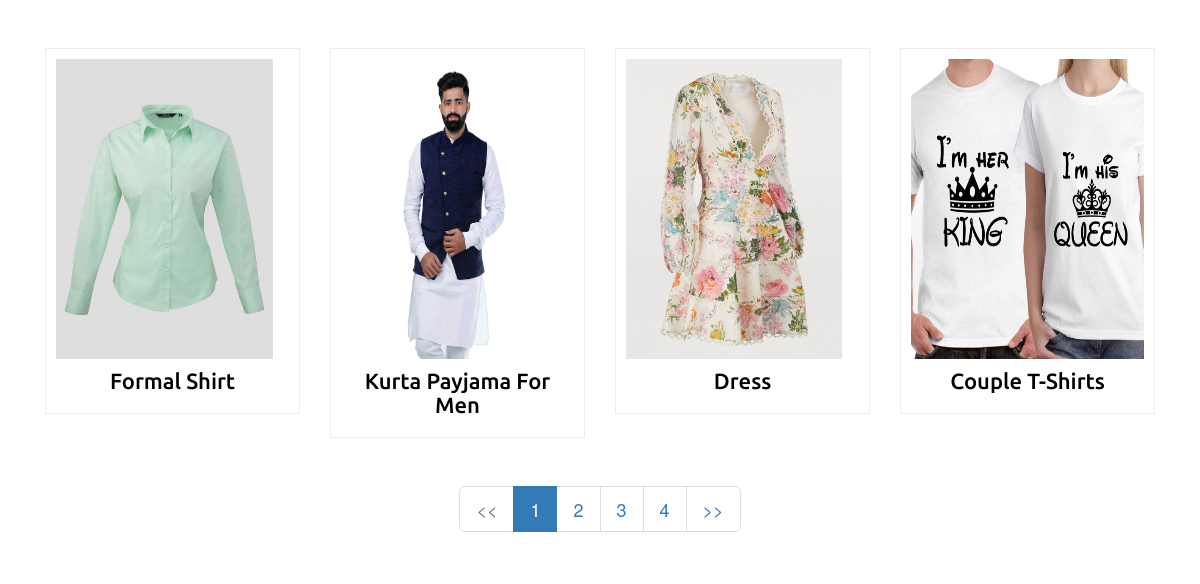
/php/index.php, run on the app's committed database.
### tables this page shows
CREATE TABLE `products` (
  `pid` int(10) NOT NULL,
  `ptitle` varchar(255) NOT NULL,
  `pdesc` text NOT NULL,
  `pcost` decimal(9,2) NOT NULL,
  `psell` decimal(9,2) NOT NULL,
  `pimg` text NOT NULL,
  `visibility` enum('visible','hidden') NOT NULL DEFAULT 'visible',
  `date_added` timestamp NOT NULL DEFAULT CURRENT_TIMESTAMP
);

### php/lib/library.php (called while the page is built, shortened)
<?php
	class database extends img
	{
		public $conn;
		public function __construct(){
			$this->conn=mysqli_connect(HOST,USER,PASS,DB) or die("error in connectivity");
		}
		private function fire(){
			$qry=$this->createquery();
			$res=mysqli_query($this->conn,$qry);
			return $res;
		}
		private function createquery(){
			$fqry="";
			if(isset($_SESSION['query']))
				$fqry.=$_SESSION['query'];
			if(isset($_SESSION['where']))
				$fqry.=$_SESSION['where'];
			return $fqry;
		}
		private function makestring($condi,$sym,$cop)
		{
			if(is_array($condi))
			{
				$qstr="";
				$i=0;
				foreach($condi as $k=>$v)
				{
					if($i==count($condi)-1)
					{
						if(is_int($v) || is_float($v))
							$qstr.=" ".$k.$cop.mysqli_real_escape_string($this->conn,$v)."";
						else
							$qstr.=" ".$k.$cop."'".mysqli_real_escape_string($this->conn,$v)."'";
					}
					else
					{
						if(is_int($v) || is_float($v))
							$qstr.=" ".$k.$cop.mysqli_real_escape_string($this->conn,$v)." ".$sym;
						else
							$qstr.=" ".$k.$cop."'".mysqli_real_escape_string($this->conn,$v)."' ".$sym;
					}
					$i++;
				}
			}
			else
			{
				$qstr=$condi;
			}
			return $qstr;
		}
		public function get_where($tab,$data,$sym="",$op=""){
			$r=$this->fire();
			$af=mysqli_affected_rows($this->conn);
			if($af>0){
				$ret['data']=$r;
				$ret['num_rec']=mysqli_num_rows($r);
				$ret['msg']="successfully got all the data";
				$ret['status']=true;
				$ret['err']=0;
			}
			else{
				$ret['data']=0;
				$ret['err']=mysqli_error($this->conn);
				$ret['msg']="failed to get data";
				$ret['status']=false;
				$ret['num_rec']=0;
			}
			$ret['aff_rows']=$af;
			$ret['query']=$_SESSION['fq'];
			return $ret;
		}
		public function limit_where($tab,$data,$sym,$op,$s,$e){
			$r=$this->fire();
			$af=mysqli_affected_rows($this->conn);
			if($af>0){
				$ret['data']=$r;
				$ret['num_rec']=mysqli_num_rows($r);
				$ret['msg']="successfully got all the data";
				$ret['status']=true;
				$ret['err']=0;
			}
			else{
				$ret['data']=0;
				$ret['err']=mysqli_error($this->conn);
				$ret['msg']="failed to get data";
				$ret['status']=false;
				$ret['num_rec']=0;
			}
			$ret['aff_rows']=$af;
			$ret['query']=$_SESSION['fq'];
			return $ret;
		}
	}
?>

### php/index.php (the view, shortened to what this page needs)
<?php
	require_once("lib/library.php");
	$ob=new database();
	$limit=4;
    if (isset($_GET["page"])){
		$page=$_GET["page"];
    }else{
		$page=1;
    }
    $start_from=($page-1)*$limit;
	$getpro=$ob->limit_where("products",array("visibility"=>"visible"),"and","=",$start_from,$limit);
	$num=$ob->get_where("products",array("visibility"=>"visible"),",","=")['num_rec'];
	$total=ceil($num/$limit);
?>
<!doctype html>
<html>
	<head>
		<link rel="stylesheet" href="https://maxcdn.bootstrapcdn.com/bootstrap/3.4.0/css/bootstrap.min.css">
		<link href="css/style.css" rel="stylesheet" />
	</head>
	<body>
		<div class="container">
			<div class="product-row">
			<?php
				if($getpro['aff_rows']>0){
					$i=1;
					while($f=mysqli_fetch_array($getpro['data'])){
						$img=explode(",",$f['pimg']);
						?>
				<div class="col-sm-3">
					<div class="mid-item">
						<div class="pro-img">
							<img src="images/<?php echo $img[0];?>" class="img-responsive" />
						</div>
						<div class="pro-text">
							<h4><a href="product_single.php?pro_id=<?php echo $f[0] ?>"><?php echo $f[1] ?></a></h4>
						</div>
					</div>
				</div>
						<?php
						if($i++%4==0){
							echo '<div class="clearfix"></div></div><div class="product-row">';
						}
					}
				}else{
					echo "<h3>No products to show</h3>";
				}
			?>
			</div>
			<div class="text-center">
				<ul class="pagination pagination-lg">
				<?php
					if($page>1 && $page=$total)
						echo '<li><a href="index.php?page='.($page-1).'">&lt;&lt;</a></li>';
					else
						echo '<li class="disabled"><a>&lt;&lt;</a></li>';
					for($i=1;$i<=$total;$i++){
						if($i==$page){
							echo '<li class="active"><a href="index.php?page='.$i.'">'.$i.'</a></li>';
						}else{
							echo '<li><a href="index.php?page='.$i.'">'.$i.'</a></li>';
						}
					}
					if($page<$total && $page>=1)
						echo '<li><a href="index.php?page='.($page+1).'">&gt;&gt;</a></li>';
					else
						echo '<li class="disabled"><a>&gt;&gt;</a></li>';
				?>
				</ul>
			</div>
		</div>
	</body>
</html>

### php/css/style.css (style rules this page uses)
.product-row { padding-top:2em; }
.mid-item { position: relative; border: 1px solid #EFECEC; padding: 10px; }
.pro-img img { height:300px; }
.pro-text h4 { text-align:center; }
.pro-text h4 a { color:#000; font-family: 'Ubuntu', sans-serif; font-size:22px; text-transform:capitalize; text-decoration:none; margin-bottom:0px; }
.container { padding-top:20px; }

### data on the page
products: shows a picture, ptitle "Formal Shirt"
products: shows a picture, ptitle "Kurta Payjama For Men"
products: shows a picture, ptitle "Dress"
products: shows a picture, ptitle "Couple T-Shirts"
